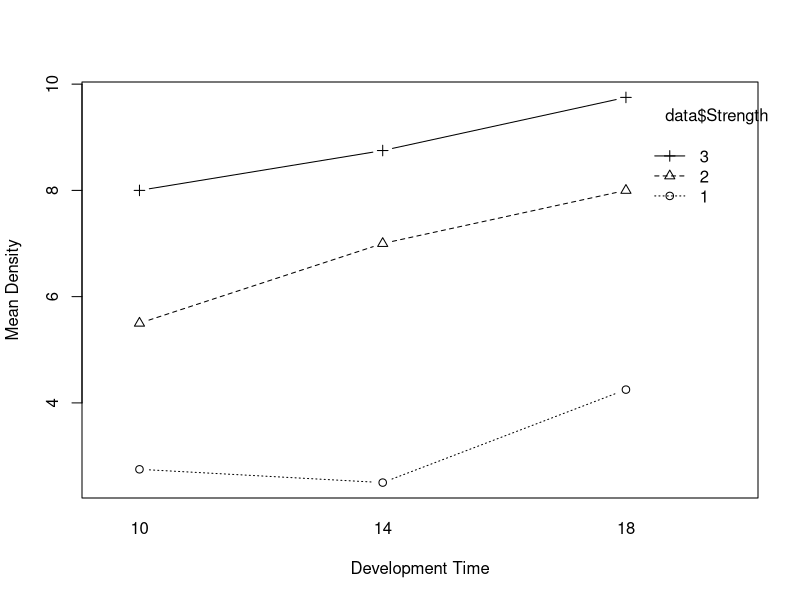

Source code (R):
dev_strength <- rep(1:3, each = 12)
dev_time <- rep(rep(c(10, 14, 18), each = 4), 3)
density <- c(
  0, 2, 5, 4, 1, 3, 4, 2, 2, 5, 4, 6,
  4, 6, 7, 5, 6, 8, 7, 7, 9, 10, 8, 5,
  7, 10, 8, 7, 10, 10, 8, 7, 12, 10, 9, 8
)

data <- data.frame(
  Strength = factor(dev_strength),
  Time = factor(dev_time),
  Density = density
)

print(data)

means <- aggregate(Density ~ Strength + Time, data = data, mean)
cat("---\nMeans by Strength and Time:\n")
print(means)

model <- aov(Density ~ Strength * Time, data = data)
print(summary(model))

interaction.plot(
  data$Time, data$Strength, data$Density,
  type = "b", pch = 1:3, legend = TRUE,
  ylab = "Mean Density", xlab = "Development Time"
)
